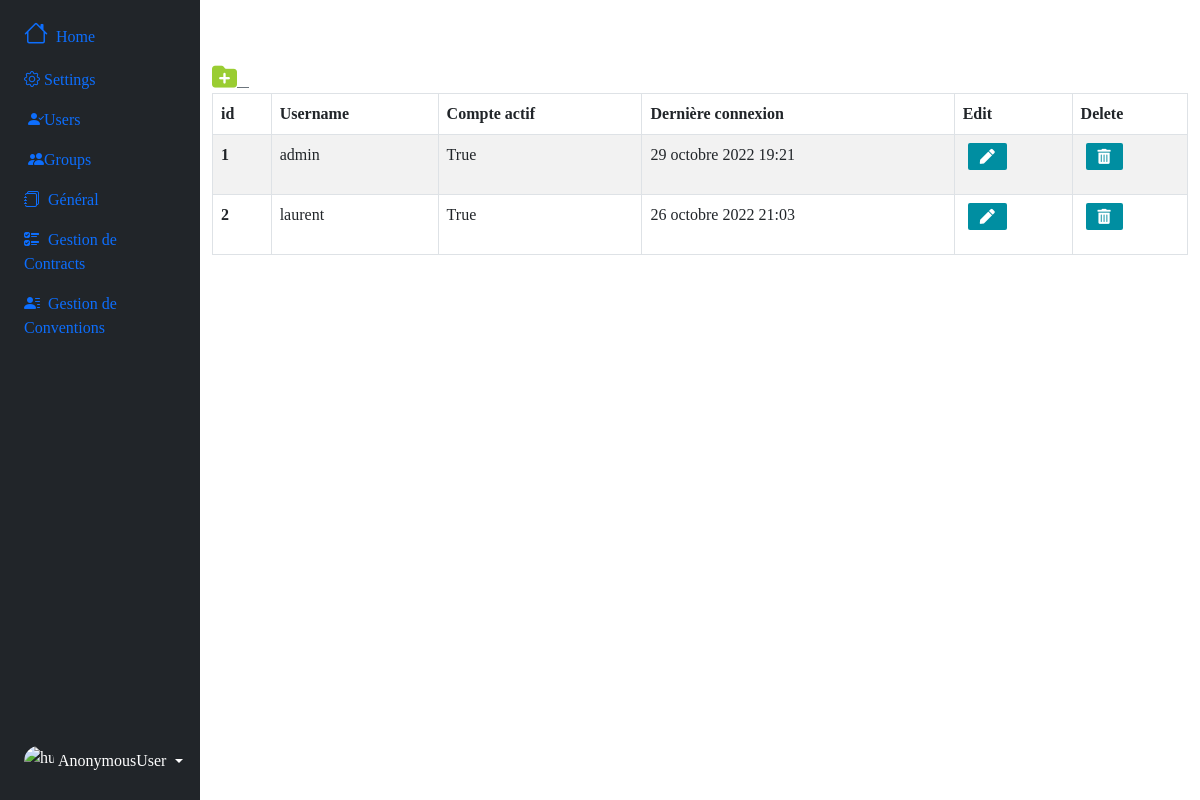
/auth/users, run on the app's committed database.
### authentication/models.py (models this page shows)
class User(AbstractUser):
    ADMINISTRATEUR = 'ADMINISTRATEUR'
    USER = 'USER'
    ROLE_CHOICES = (
        ('ADMINISTRATEUR', 'superadmin'),
        ('USER', 'user'),
    )
    role = models.CharField(max_length=30, choices=ROLE_CHOICES, verbose_name='role')

### authentication/views.py (the view)
# urls.py: path('auth/users', views.users, name="users"),
def users(request):
    user_lists = User.objects.all()
    return render(request, "authentication/list.html", {"user_lists":user_lists})

### authentication/templates/authentication/list.html (shortened to what this page needs)
{% extends 'index.html' %}
{% block main%}
<a href="{% url 'add-user' %}" class="btn-outline-secondary"style="width: 50px; height: 50px; margin-right: 30px;" title="Add contrat">
  <i style="color: yellowgreen; font-size: 25px; " class="fa-sharp fa-solid fa-folder-plus"></i> &nbsp;&nbsp;
</a>
<table table id="example" class="table table-striped table-bordered nowrap" style="width:100%">
  <thead>
    <tr>
      <th scope="col">id</th>
      <th scope="col">Username</th>
      <th scope="col">Compte actif</th>
      <th scope="col">Dernière connexion</th>
      <th scope="col">Edit</th>
      <th scope="col">Delete</th>
    </tr>
  </thead>
  <tbody>
    {% for user_list in user_lists %}
    <tr>
      <th scope="row">{{user_list.id}}</th>
      <td>{{user_list.username}}</td>
      <td>{{user_list.is_active}}</td>
      <td>{{user_list.last_login}}</td>
      <td>
        <a class="btn btn-success text-center" title="Edit Contrat" data-bs-toggle="modal" data-bs-target="#editModal{{contrat.pk}}">
            <i style="font-size: 15px;" class="fas fa-pen"></i>
        </a>
    </td>
    <td>
        <a class="btn btn-secondary text-center" title="Delete Contrat" data-bs-toggle="modal" data-bs-target="#deleteModal{{contrat.pk}}">
            <i style="font-size: 15px;" class="fas fa-trash-alt"></i>
        </a>
    </td>
    </tr>
    {% endfor %}
  </tbody>
</table>
  {% endblock main%}

### contrat/static/css/index.css (style rules this page uses)
* { padding: 0; margin: 0; box-sizing: border-box; list-style-type: none; text-decoration: none; font-family: "verdana"; }
.btn { background-color: #008ea1; border-radius: 2px; color: #fff; font-size: .3rem; border: none; cursor: pointer; margin-bottom: 1rem; margin-left: 5px; }

### data on the page
User: id "1", username "admin", is_active "True", last_login "29 octobre 2022 19:21"
User: id "2", username "laurent", is_active "True", last_login "26 octobre 2022 21:03"

### other printed values
{{ request.user }} "AnonymousUser"
